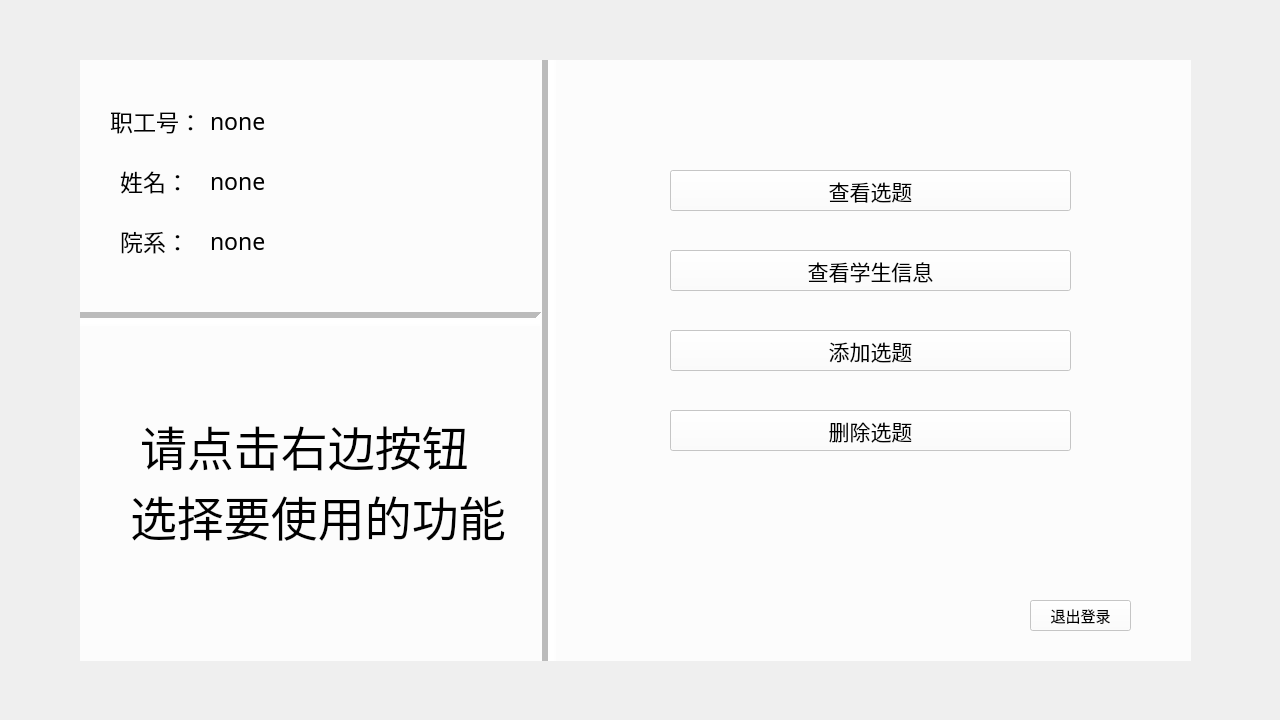
<?xml version="1.0" encoding="UTF-8"?>
<ui version="4.0">
 <class>teacheruserClass</class>
 <widget class="QWidget" name="teacheruserClass">
  <property name="geometry">
   <rect>
    <x>0</x>
    <y>0</y>
    <width>1280</width>
    <height>720</height>
   </rect>
  </property>
  <property name="minimumSize">
   <size>
    <width>1280</width>
    <height>720</height>
   </size>
  </property>
  <property name="maximumSize">
   <size>
    <width>1280</width>
    <height>720</height>
   </size>
  </property>
  <property name="windowTitle">
   <string>teacheruser</string>
  </property>
  <property name="windowIcon">
   <iconset>
    <normaloff>image/学院logo（jiangsu university jingjiang college）.png</normaloff>image/学院logo（jiangsu university jingjiang college）.png</iconset>
  </property>
  <widget class="QLabel" name="label">
   <property name="geometry">
    <rect>
     <x>0</x>
     <y>0</y>
     <width>1281</width>
     <height>721</height>
    </rect>
   </property>
   <property name="text">
    <string/>
   </property>
   <property name="pixmap">
    <pixmap>image/雪山.png</pixmap>
   </property>
   <property name="scaledContents">
    <bool>true</bool>
   </property>
  </widget>
  <widget class="QWidget" name="widget" native="true">
   <property name="geometry">
    <rect>
     <x>80</x>
     <y>60</y>
     <width>1111</width>
     <height>601</height>
    </rect>
   </property>
   <property name="styleSheet">
    <string notr="true">background-color: rgba(255, 255, 255, 200);</string>
   </property>
   <widget class="QLabel" name="label_2">
    <property name="geometry">
     <rect>
      <x>30</x>
      <y>40</y>
      <width>111</width>
      <height>41</height>
     </rect>
    </property>
    <property name="font">
     <font>
      <family>楷体</family>
      <pointsize>17</pointsize>
     </font>
    </property>
    <property name="styleSheet">
     <string notr="true">background-color: rgba(255, 255, 255, 0);</string>
    </property>
    <property name="text">
     <string>职工号：</string>
    </property>
   </widget>
   <widget class="QLabel" name="label_id">
    <property name="geometry">
     <rect>
      <x>130</x>
      <y>40</y>
      <width>271</width>
      <height>41</height>
     </rect>
    </property>
    <property name="font">
     <font>
      <family>楷体</family>
      <pointsize>17</pointsize>
     </font>
    </property>
    <property name="styleSheet">
     <string notr="true">background-color: rgba(255, 255, 255, 0);</string>
    </property>
    <property name="text">
     <string>none</string>
    </property>
   </widget>
   <widget class="QLabel" name="label_3">
    <property name="geometry">
     <rect>
      <x>40</x>
      <y>100</y>
      <width>101</width>
      <height>41</height>
     </rect>
    </property>
    <property name="font">
     <font>
      <family>楷体</family>
      <pointsize>17</pointsize>
     </font>
    </property>
    <property name="styleSheet">
     <string notr="true">background-color: rgba(255, 255, 255, 0);</string>
    </property>
    <property name="text">
     <string>姓名：</string>
    </property>
   </widget>
   <widget class="QLabel" name="label_name">
    <property name="geometry">
     <rect>
      <x>130</x>
      <y>100</y>
      <width>271</width>
      <height>41</height>
     </rect>
    </property>
    <property name="font">
     <font>
      <family>楷体</family>
      <pointsize>17</pointsize>
     </font>
    </property>
    <property name="styleSheet">
     <string notr="true">background-color: rgba(255, 255, 255, 0);</string>
    </property>
    <property name="text">
     <string>none</string>
    </property>
   </widget>
   <widget class="QLabel" name="label_4">
    <property name="geometry">
     <rect>
      <x>40</x>
      <y>160</y>
      <width>91</width>
      <height>41</height>
     </rect>
    </property>
    <property name="font">
     <font>
      <family>楷体</family>
      <pointsize>17</pointsize>
     </font>
    </property>
    <property name="styleSheet">
     <string notr="true">background-color: rgba(255, 255, 255, 0);</string>
    </property>
    <property name="text">
     <string>院系：</string>
    </property>
   </widget>
   <widget class="QLabel" name="label_college">
    <property name="geometry">
     <rect>
      <x>130</x>
      <y>160</y>
      <width>321</width>
      <height>41</height>
     </rect>
    </property>
    <property name="font">
     <font>
      <family>楷体</family>
      <pointsize>17</pointsize>
     </font>
    </property>
    <property name="styleSheet">
     <string notr="true">background-color: rgba(255, 255, 255, 0);</string>
    </property>
    <property name="text">
     <string>none</string>
    </property>
   </widget>
   <widget class="QLabel" name="label_5">
    <property name="geometry">
     <rect>
      <x>60</x>
      <y>350</y>
      <width>371</width>
      <height>71</height>
     </rect>
    </property>
    <property name="font">
     <font>
      <family>华文彩云</family>
      <pointsize>35</pointsize>
     </font>
    </property>
    <property name="styleSheet">
     <string notr="true">background-color: rgba(255, 255, 255, 0);</string>
    </property>
    <property name="text">
     <string>请点击右边按钮</string>
    </property>
   </widget>
   <widget class="QLabel" name="label_6">
    <property name="geometry">
     <rect>
      <x>50</x>
      <y>420</y>
      <width>391</width>
      <height>71</height>
     </rect>
    </property>
    <property name="font">
     <font>
      <family>华文彩云</family>
      <pointsize>35</pointsize>
     </font>
    </property>
    <property name="styleSheet">
     <string notr="true">background-color: rgba(255, 255, 255, 0);</string>
    </property>
    <property name="text">
     <string>选择要使用的功能</string>
    </property>
   </widget>
   <widget class="Line" name="line">
    <property name="geometry">
     <rect>
      <x>460</x>
      <y>-20</y>
      <width>16</width>
      <height>641</height>
     </rect>
    </property>
    <property name="styleSheet">
     <string notr="true"/>
    </property>
    <property name="frameShadow">
     <enum>QFrame::Sunken</enum>
    </property>
    <property name="lineWidth">
     <number>6</number>
    </property>
    <property name="orientation">
     <enum>Qt::Vertical</enum>
    </property>
   </widget>
   <widget class="Line" name="line_2">
    <property name="geometry">
     <rect>
      <x>-20</x>
      <y>250</y>
      <width>481</width>
      <height>16</height>
     </rect>
    </property>
    <property name="frameShadow">
     <enum>QFrame::Sunken</enum>
    </property>
    <property name="lineWidth">
     <number>6</number>
    </property>
    <property name="orientation">
     <enum>Qt::Horizontal</enum>
    </property>
   </widget>
   <widget class="QPushButton" name="see_topic">
    <property name="geometry">
     <rect>
      <x>590</x>
      <y>110</y>
      <width>401</width>
      <height>41</height>
     </rect>
    </property>
    <property name="font">
     <font>
      <pointsize>16</pointsize>
     </font>
    </property>
    <property name="text">
     <string>查看选题</string>
    </property>
   </widget>
   <widget class="QPushButton" name="see_stuinfo">
    <property name="geometry">
     <rect>
      <x>590</x>
      <y>190</y>
      <width>401</width>
      <height>41</height>
     </rect>
    </property>
    <property name="font">
     <font>
      <pointsize>16</pointsize>
     </font>
    </property>
    <property name="text">
     <string>查看学生信息</string>
    </property>
   </widget>
   <widget class="QPushButton" name="add_topic">
    <property name="geometry">
     <rect>
      <x>590</x>
      <y>270</y>
      <width>401</width>
      <height>41</height>
     </rect>
    </property>
    <property name="font">
     <font>
      <pointsize>16</pointsize>
     </font>
    </property>
    <property name="text">
     <string>添加选题</string>
    </property>
   </widget>
   <widget class="QPushButton" name="del_topic">
    <property name="geometry">
     <rect>
      <x>590</x>
      <y>350</y>
      <width>401</width>
      <height>41</height>
     </rect>
    </property>
    <property name="font">
     <font>
      <pointsize>16</pointsize>
     </font>
    </property>
    <property name="text">
     <string>删除选题</string>
    </property>
   </widget>
   <widget class="QPushButton" name="exit">
    <property name="geometry">
     <rect>
      <x>950</x>
      <y>540</y>
      <width>101</width>
      <height>31</height>
     </rect>
    </property>
    <property name="font">
     <font>
      <pointsize>11</pointsize>
     </font>
    </property>
    <property name="text">
     <string>退出登录</string>
    </property>
   </widget>
  </widget>
 </widget>
 <layoutdefault spacing="6" margin="11"/>
 <resources/>
 <connections/>
</ui>
